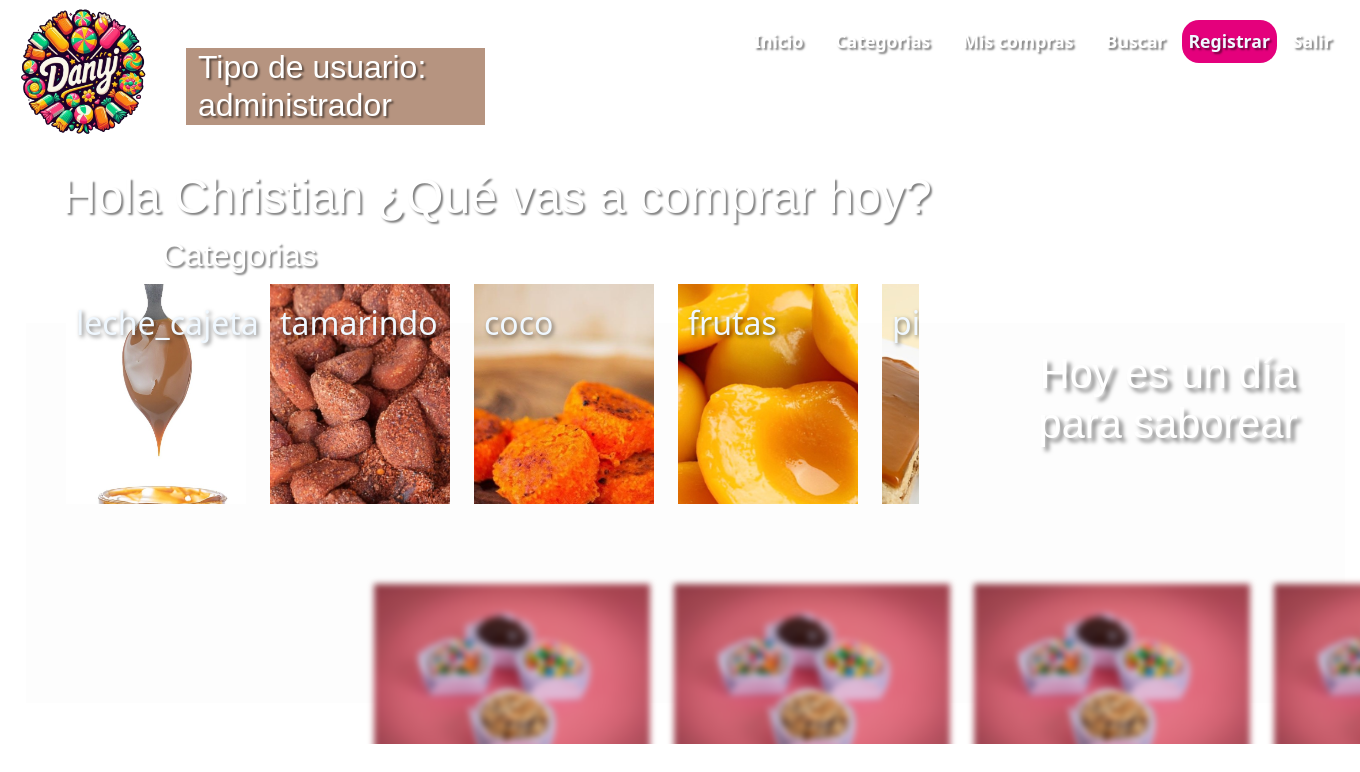
The app's page /Cliente/inicio.php (signed in), older data.
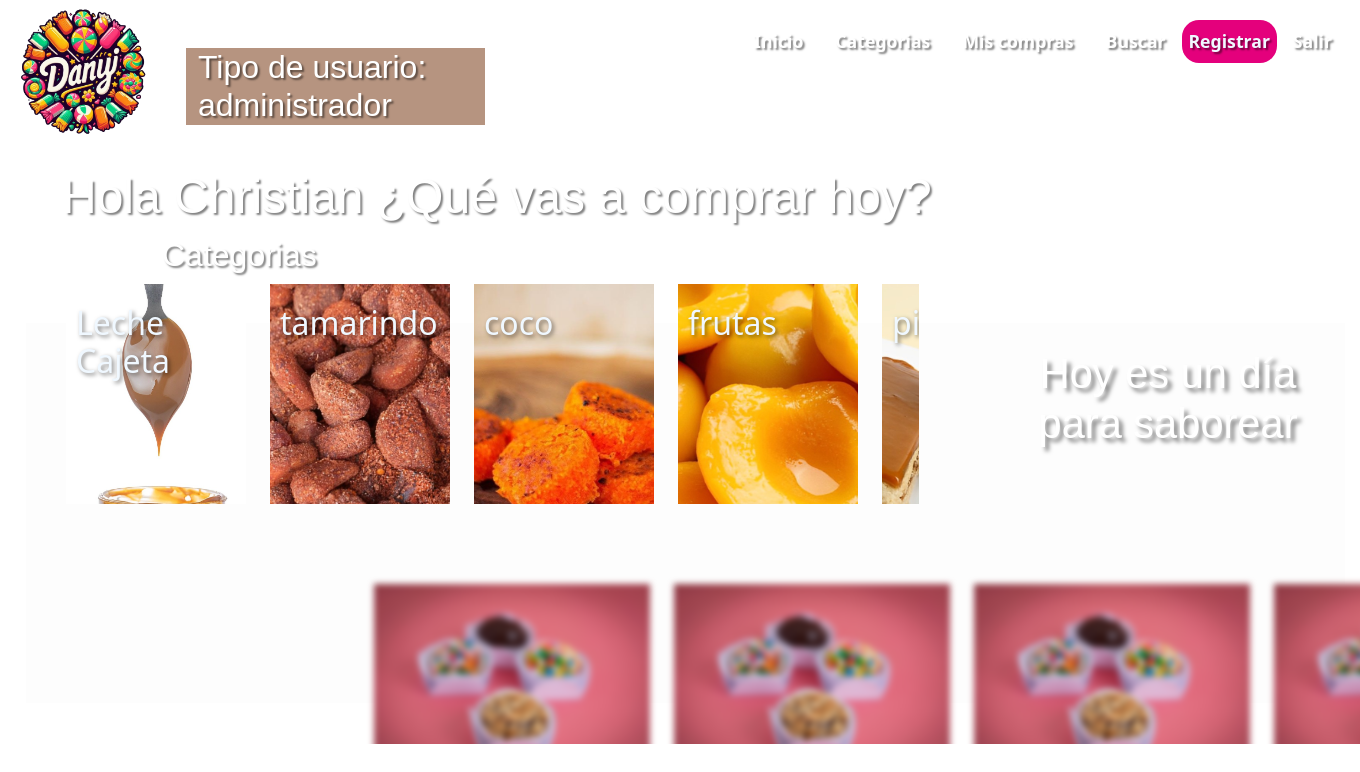
The same page, newer data.
### tables this page shows
CREATE TABLE `usuarios` (
  `id_usuario` int(11) NOT NULL,
  `id_tipo_usuario` int(11) NOT NULL,
  `nombre` varchar(15) NOT NULL,
  `apellidopa` varchar(15) NOT NULL,
  `apellidoma` varchar(15) NOT NULL,
  `correo` varchar(40) NOT NULL,
  `telefono` varchar(10) NOT NULL,
  `contraseña` varchar(25) NOT NULL
);

CREATE TABLE `tipo_usuarios` (
  `id_tipo_usuarios` int(11) NOT NULL,
  `nombre` varchar(15) NOT NULL
);

CREATE TABLE `categorias` (
  `id_categoria` int(11) NOT NULL,
  `nombre` varchar(40) NOT NULL,
  `imagen_categoria` varchar(80) NOT NULL
);

### Cliente/inicio.php (the view, shortened to what this page needs)
<!doctype html>
<html lang="en">
<head>
    <link href="https://cdn.jsdelivr.net/npm/bootstrap@5.1.3/dist/css/bootstrap.min.css" rel="stylesheet">
    <link rel="stylesheet" href="css/misestilos.css">
</head>
<body class="inicio-fondo">
    <div class="container-fluid inicio-fondo">
        <div class="row ">
            <div class="col">
                <img src="img/logosfs.png" alt="" class="logo">
            </div>
            <div class="col">
                <nav class="nav navbar-expand-lg menu-navegacion">
                    <a class="nav-link" href="#pregunta">Inicio</a>
                    <a class="nav-link" href="#cajacards">Categorias</a>
                    <a class="nav-link" href="#">Mis compras</a>
                    <a class="nav-link" href="#">Buscar</a>
                    <div class="dropdown">
                        <button class="nav-link btn-grup-inicio" href="Cliente/registrarse.php" style="color: aliceblue">Registrar</button>
                    </div>
                    <a class="nav-link" href="../Servidor/cerrarsesión.php">Salir</a>
                </nav>
            </div>
        </div>
        <div class="row textos-inicio">
            <?php
            include("../Servidor/Conexion.php");
            $id=$_SESSION['usuario'];
            $consulta="SELECT * FROM usuarios WHERE id_usuario=$id";
            $ejecutar=mysqli_query($conexion,$consulta);
            if (mysqli_num_rows($ejecutar)>0) {
                $datos=mysqli_fetch_array($ejecutar);
                echo "<h6 class='pregunta-inicio'>Hola ".$datos['nombre']." ¿Qué vas a comprar hoy?</h6>";
            }
            $consulta2="SELECT u.id_usuario,
                            t.nombre
                         FROM usuarios as u
                         INNER JOIN tipo_usuarios as t
                         ON u.id_tipo_usuario=t.id_tipo_usuarios
                         AND u.id_usuario=$id";
            $ejecutar2=mysqli_query($conexion,$consulta2);
            if (mysqli_num_rows($ejecutar2)>0) {
                $datos2=mysqli_fetch_array($ejecutar2);
                echo "<h6 class='pregunta-inicio-tipo_usu'> Tipo de usuario: ".$datos2['nombre']."</h6>";
            }
            ?>
            <h4 class="titulos-inicio"> Categorias</h4>
        </div>
        <div class="cuadro-texto-video">
            <h4 class="texto-video">Hoy es un día para saborear</h4>
        </div>
        <div class="fondo-blanco-inicio">
        </div>
        <div class="container-cards-categorias">
            <?php
            include("../Servidor/Conexion.php");
            $consulta = "SELECT * FROM categorias";
            $ejecutar = mysqli_query($conexion, $consulta);
            if (mysqli_num_rows($ejecutar) > 0) {
                while ($datos = mysqli_fetch_assoc($ejecutar)) {
                    $rutaimagen = $datos['imagen_categoria'];
                    $nombrecategoria = $datos['nombre'];
                    $id_categoria = $datos['id_categoria'];
                    echo "<form class='card-categorias'  action='MostrarProductos.php' method='POST'>
                        <img class='imagen-categorias' src='$rutaimagen' alt=''>
                        <h1 class='texto-categorias'>$nombrecategoria</h1>
                        <input type='hidden' value='$id_categoria' name='id_categoria'>
                        <button type='submit' class='ver-categorias'> Ver productos</button>
                     </form>";
                }
            } else {
                echo "te fallo master";
            }
            ?>
        </div>
        <div class="row seccion-especial-inicio">
            <img class="imagen-seccion-inicio" src="img/fondoinicio.jpg" alt="">
            <img class="imagen-seccion-inicio" src="img/fondoinicio.jpg" alt="">
            <img class="imagen-seccion-inicio" src="img/fondoinicio.jpg" alt="">
            <img class="imagen-seccion-inicio" src="img/fondoinicio.jpg" alt="">
        </div>
    </div>
</body>
</html>

### Cliente/css/misestilos.css (style rules this page uses)
.logo { height: 18vh; animation: desplazarlogo 0.5s ease-in; }
.menu-navegacion { font-size: 1rem; justify-content: flex-end; text-decoration: none; font-weight: bold; }
.nav-link { font-weight: bold; font-size: 1.3vw; outline: none; border: none; list-style-type: none; color: #ffffff; text-shadow: 2px 2px 2px rgba(0, 0, 0, 0.5); margin-top: 2.5vh; text-decoration: none; transition: transform 0.5s ease; }
.inicio-fondo { overflow-x: hidden; overflow-y: hidden; }
.textos-inicio { position: absolute; height: 20vh; width: 100vw; }
.pregunta-inicio-tipo_usu { position: absolute; margin-top: -12vh; margin-left: 10vw; font-size: 2rem; left: 50px; color: #ffffff; width: 22vw; background-color: #74340f86; text-shadow: 2px 2px 2px rgba(0, 0, 0, 0.5); font-family: "Gill Sans", "Gill Sans MT", Calibri, "Trebuchet MS", sans-serif; }
.pregunta-inicio { position: absolute; margin-top: 3vh; font-size: 3rem; left: 50px; color: #ffffff; text-shadow: 2px 2px 2px rgba(0, 0, 0, 0.5); font-family: "Gill Sans", "Gill Sans MT", Calibri, "Trebuchet MS", sans-serif; }
.titulos-inicio { position: absolute; margin-top: 11.5vh; margin-left: 150px; font-size: 2rem; color: #ffffff; text-shadow: 2px 2px 2px rgba(0, 0, 0, 0.5); font-family: "Lucida Sans", "Lucida Sans Regular", "Lucida Grande", "Lucida Sans Unicode", Geneva, Verdana, sans-serif; }
.dropdown { position: relative; display: inline-block; }
.btn-grup-inicio { display: flex; text-align: center; justify-content: center; align-items: center; font-size: 1.3vw; text-decoration: none; font-weight: bold; background-color: #e4007c; border-radius: 17px; width: 7vw; transition: transform 0.5s ease; }
.container-cards-categorias { display: flex; width: 63vw; height: 30vh; margin-left: 50px; margin-top: 15vh; overflow-y: hidden; overflow-x: auto; animation: efecto-productos 0.9s ease-in-out; z-index: 1000; }
.card-categorias { position: relative; width: 230px; height: 380px; margin-right: 20px; margin-left: 4px; top: 20px; }
.imagen-categorias { object-fit: cover; width: 180px; height: 280px; }
.texto-categorias { position: absolute; left: 10px; top: 20px; color: aliceblue; font-size: 2rem; text-shadow: 2px 2px 4px rgba(0, 0, 0, 0.5); }
.cuadro-texto-video { position: absolute; width: 20vw; height: 20vh; margin-top: 15vh; margin-left: 75vw; z-index: 2; }
.fondo-blanco-inicio { position: absolute; height: 380px; width: 97vw; top: 323px; margin-left: 1vw; margin-right: 5vw; background-color: #f9f9f95e; z-index: -1; }
.texto-video { position: absolute; top: 85px; text-align: center; color: #ffffff; font-weight: 500; font-size: 2.6rem; font-family: "Gill Sans", "Gill Sans MT", Calibri, "Trebuchet MS", sans-serif; text-shadow: 4px 4px 4px rgba(0, 0, 0, 0.5); animation: salirleft 3s 1; }
.seccion-especial-inicio { height: 20vh; width: 1200px; margin-top: 80px; margin-left: 350px; animation: salirdebajo 3s 1; }
.imagen-seccion-inicio { filter: blur(3px); height: 200px; width: 300px; }

Row changes from the older to the newer data that the page shows:
changed categorias: nombre "leche_cajeta" → "Leche Cajeta"
